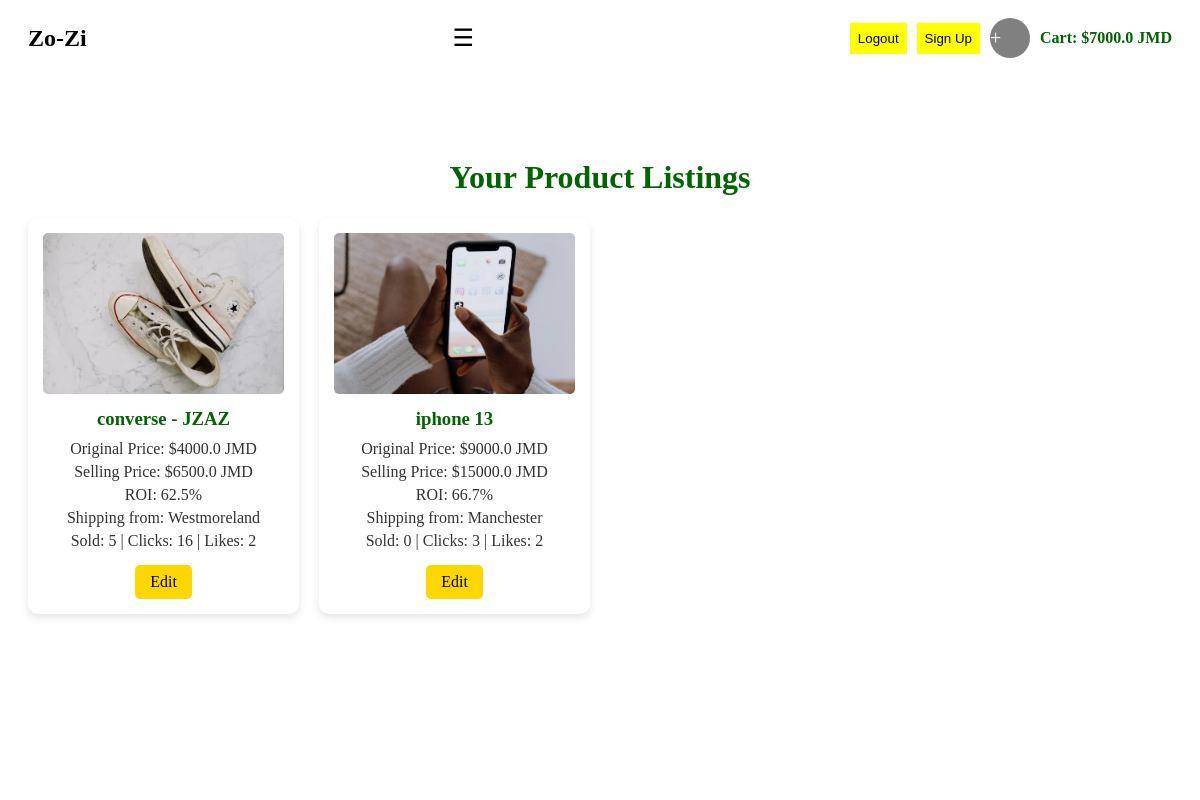
The page /product_listing (signed in) on the database its author committed.
### tables this page shows
CREATE TABLE products (
            product_key TEXT PRIMARY KEY,
            name TEXT,
            price REAL,
            description TEXT,
            image_url TEXT,
            image_urls TEXT,
            shipping TEXT,
            brand TEXT,
            category TEXT,
            original_cost REAL,
            roi REAL,
            sizes TEXT,
            seller_email TEXT,
            sold INTEGER DEFAULT 0,
            clicks INTEGER DEFAULT 0,
            likes INTEGER DEFAULT 0,
            posted_date TEXT,
            amount INTEGER,
            FOREIGN KEY (seller_email) REFERENCES users(email)
        );

### app.py (the view)
@app.route('/product_listing')
def product_listing():
    if 'user' not in session:
        return redirect(url_for('login'))
    seller_email = session['user']['email']
    with get_db() as conn:
        cursor = conn.cursor()
        cursor.execute('SELECT * FROM users WHERE email = ? AND is_seller = ?', (seller_email, True))
        if not cursor.fetchone():
            return redirect(url_for('login'))
        cursor.execute('SELECT * FROM products WHERE seller_email = ?', (seller_email,))
        seller_products = {
            row['product_key']: dict(row, image_urls=json.loads(row['image_urls']), sizes=json.loads(row['sizes']))
            for row in cursor.fetchall()}
    cart_data = get_cart_items()
    return render_template(
        'product_listing.html',
        seller_products=seller_products,
        cart_total=cart_data['total'],
        discount=cart_data['discount'],
        cart_item_count=cart_data['cart_item_count']
    )

### app.py (called while the page is built)
@app.context_processor
def inject_csrf_token():
    return dict(csrf_token=generate_csrf)

@app.context_processor
def inject_csrf_token():
    return dict(csrf_token=generate_csrf)

def get_db():
    conn = sqlite3.connect('zo-zi.db')
    conn.row_factory = sqlite3.Row
    return conn

### templates/product_listing.html (shortened to what this page needs)
<!DOCTYPE html>
<html lang="en">
<head>
</head>
<body>
    <video autoplay loop muted playsinline id="bgVideo">
        <source src="{{ url_for('static', filename='flag_vid.webm') }}" type="video/webm">
    </video>
    <div class="navbar">
        <div class="brand"><a href="{{ url_for('index') }}">Zo-Zi</a></div>
        <div class="menu-container">
            <div class="menu-icon">☰</div>
        </div>
        <div class="auth-container">
            <button class="auth-buttons" onclick="window.location.href='{{ url_for('logout') }}'">Logout</button>
            <button class="auth-buttons" onclick="window.location.href='{{ url_for('index') }}#buyer-signup'">Sign Up</button>
            <div class="profile" onclick="window.location.href='{{ url_for('profile') }}'" title="{% if 'user' in session and session['user'].get('profile_picture') %}Change Profile Picture{% else %}Add Profile Picture{% endif %}">
                {% if 'user' in session and session['user'].get('profile_picture') %}
                    <img src="{{ url_for('static', filename='uploads/' + session['user']['profile_picture']) }}" alt="Profile">
                {% else %}
                    <span style="font-size: 20px; color: white; line-height: 40px; background: gray; display: block; border-radius: 50%;">+</span>
                {% endif %}
            </div>
            <div class="balance-display">
                Cart: ${{ cart_total }} JMD {% if discount > 0 %}(Discount: -${{ discount }} JMD){% endif %}
            </div>
        </div>
    </div>
    <div class="listing-container">
        <h1>Your Product Listings</h1>
        <div class="product-grid">
            {% for key, product in seller_products.items() %}
                <div class="product-card">
                    <img src="{{ url_for('static', filename=product.image_url) }}" alt="{{ product.name }}">
                    <h3>{{ product.name }}</h3>
                    <p>Original Price: ${{ product.original_cost }} JMD</p>
                    <p>Selling Price: ${{ product.price }} JMD</p>
                    <p>ROI: {{ "%.1f"|format(product.roi) }}%</p>
                    <p>Shipping from: {{ product.shipping }}</p>
                    <p>Sold: {{ product.sold }} | Clicks: {{ product.clicks }} | Likes: {{ product.likes }}</p>
                    <a href="{{ url_for('edit_product', product_key=key) }}" class="edit-button">Edit</a>
                </div>
            {% endfor %}
        </div>
    </div>
</body>
</html>

### templates/product_listing.html (style rules this page uses)
video { position: fixed; top: 0; left: 0; width: 100%; height: 100%; object-fit: cover; z-index: -1; }
.navbar { display: flex; align-items: center; justify-content: space-between; background: rgba(255, 255, 255, 0.8); padding: 10px 20px; position: relative; z-index: 2; }
.brand a { font-size: 24px; font-weight: bold; color: black; text-decoration: none; }
.menu-container { position: relative; }
.menu-icon { cursor: pointer; font-size: 24px; }
.auth-container { display: flex; align-items: center; }
.auth-buttons { margin-left: 10px; padding: 8px; background: yellow; border: none; cursor: pointer; }
.profile { width: 40px; height: 40px; border-radius: 50%; margin-left: 10px; cursor: pointer; }
.balance-display { margin-left: 10px; font-size: 16px; color: #006400; font-weight: bold; }
.listing-container { max-width: 1200px; margin: 50px auto; padding: 20px; background: rgba(255, 255, 255, 0.8); border-radius: 10px; z-index: 1; position: relative; }
.listing-container h1 { color: #006400; text-align: center; }
.product-grid { display: grid; grid-template-columns: repeat(auto-fill, minmax(250px, 1fr)); gap: 20px; }
.product-card { background: white; padding: 15px; border-radius: 10px; box-shadow: 0 4px 8px rgba(0,0,0,0.1); text-align: center; }
.product-card img { max-width: 100%; height: auto; border-radius: 5px; }
.product-card h3 { color: #006400; margin: 10px 0; }
.product-card p { margin: 5px 0; color: #333; }
.edit-button { background: #FFD700; padding: 8px 15px; border: none; cursor: pointer; border-radius: 5px; text-decoration: none; color: black; display: inline-block; margin-top: 10px; }

### rows shown on the page
products: image_url (picture), name "converse - JZAZ", original_cost "4000.0", price "6500.0", roi "62.5", shipping "Westmoreland", sold "5", clicks "16", likes "2"
products: image_url (picture), name "iphone 13", original_cost "9000.0", price "15000.0", roi "66.7", shipping "Manchester", sold "0", clicks "3", likes "2"

### other values the page prints
{{ cart_total }} "7000.0"
